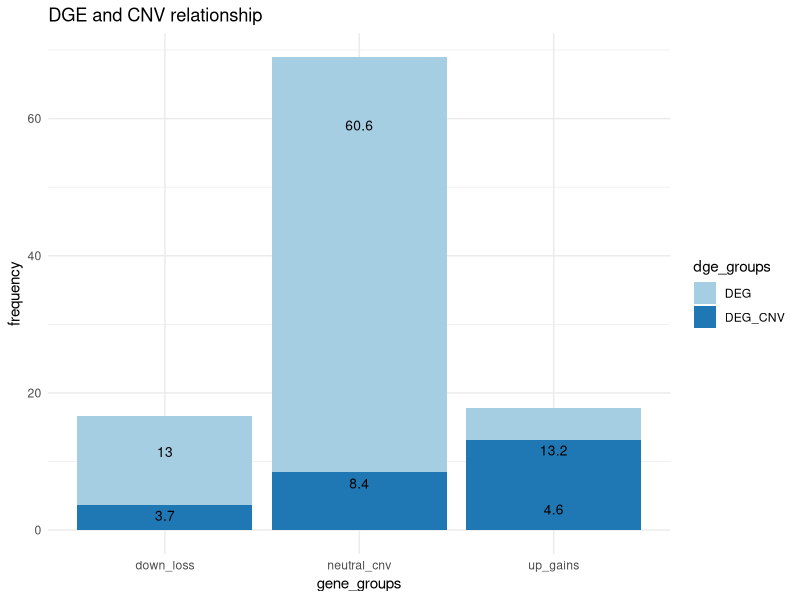

Write the R code that produced this figure. (Note: this script raises an error after producing the figure.)
#Plots
library(ggplot2)
library(ggpubr)

#Making barplot
#row.names(cnv) <- 1:nrow(cnv) cnv[1:3]
#cvn$GeneID <- rownames(cvn)
df <- data.frame(dge_groups=rep(c("DEG", "DEG_CNV"), each=3),
                 gene_groups=rep(c("up_gains", "down_loss", "neutral_cnv"),2),
                 frequency=c(4.6, 13.0, 60.6, 13.2, 3.7, 8.4))

plot <- ggplot(data=df, aes(x=gene_groups, y=frequency, fill=dge_groups)) +
  geom_bar(stat="identity")+
  geom_text(aes(y=frequency, label=frequency), vjust=1.6, 
            color="black", size=3.5)+
  labs(title="DGE and CNV relationship")+
  scale_fill_brewer(palette="Paired")+
  theme_minimal()


#preparing data for boxplot
rna_zscore_tumor <- rna_zscore_tumor %>% mutate(sample_type = "Tumor")
rna_zscore_normal <- rna_zscore_normal %>% mutate(sample_type = "Normal")

plot_data_1 <- cbind(rna_zscore_normal, cnv)  
plot_data_1$cnv <- as.factor(plot_data_1$cnv)

plot_data_2 <- cbind(rna_zscore_tumor, cnv) 
plot_data_2$cnv <- as.factor(plot_data_2$cnv)
plot_data <- rbind(plot_data_1, plot_data_2)


#Boxplot

# Compute summary statistics
summary.stats <- plot_data_2 %>%
  group_by(cnv) %>%
  get_summary_stats() %>%
  select(cnv, n)
summary.stats <- summary.stats[c(1,3,5,7,9),]

summary.plot <- ggsummarytable(
  summary.stats, x = "cnv", y = c("n"),
  ggtheme = theme_bw()
)
summary.plot


#Create boxplot
# The palette with grey:
cbPalette <- c("#0072B2", "#D55E00", "#999999", "#E69F00", "#CC79A7", "#D55E00")

bxp1 <- ggplot(plot_data, aes(x = cnv, y = rna_mean, fill = cnv)) + 
  geom_boxplot(outlier.colour="black", outlier.shape=16, outlier.size=2, notch = TRUE)+
  labs(title="CNV patterns and mRNA expression (LUAD)",x="CNV group", y = "mRNA Z-score")+
  theme_classic()
bxp1 <- bxp + scale_fill_manual(values=cbPalette)+
  font("xy.text", size = 18, color = "black", face = "bold")+
  font("title", size = 18, color = "black", face = "bold.italic")+
  font("xlab", size = 16)+
  font("ylab", size = 16)
bxp1

#Comparison boxplot Tumor vs Normal
bxp2 <- ggplot(plot_data, aes(x = cnv, y = rna_mean, fill = sample_type)) + 
  geom_boxplot(position = position_dodge())+
  labs(title="CNV patterns and mRNA expression (LUAD)",x="CNV group", y = "mRNA Z-score")+
  #theme_classic()+
  facet_wrap(~sample_type, ncol=5)
bxp2

ggarrange(
  bxp, summary.plot, ncol = 1, align = "v",
  heights = c(0.80, 0.20)
)

#Violin plot
plot_1 <- ggplot(deg, aes(x = cnv, y = difference, fill = cnv))+
  geom_violin(trim=FALSE)+
  #geom_jitter(shape=10, position=position_jitter(0.1))+
  labs(title="Copy-number-informed DEG (n=7522)",x="CN group", y = "Effect size difference (log2)")+
  geom_hline(yintercept = 0, linetype='dashed', color='blue')+
  geom_boxplot(width=0.1)+
  theme_bw()+
  theme(legend.position="none")+
  font("xy.text", size = 12, color = "black")+
  font("xlab", size = 12)+
  font("ylab", size = 12)

plot_2 <- ggplot(genes_cnvReg, aes(x = cnv, y = difference, fill = cnv))+
  geom_violin(trim=FALSE)+
  #geom_jitter(shape=10, position=position_jitter(0.1))+
  labs(title="Copy-number regulated genes (n=1309)",x="CN group", y = "Effect size difference (log2)")+
  geom_hline(yintercept = 0, linetype='dashed', color='blue')+
  geom_boxplot(width=0.1)+
  theme_bw()+
  theme(legend.position="none")+
  font("xy.text", size = 12, color = "black")+
  font("xlab", size = 12)+
  font("ylab", size = 12)

grid.arrange(barplot, plot_1, plot_2, nrow = 1)

#Scatter plot
scatterplot <- ggplot(res_allGenes, aes(x=cnv_mean, y=difference)) + 
  geom_point()+
  geom_smooth()+
  labs(title="CNV patterns and Effect size difference relationship ((|B1_2| - |B1_1|), (n = 27489 genes))",x="CNV mean", y = "Effect size difference")+
  theme_classic()+
  geom_hline(yintercept = 0, linetype='dashed', color='red')+
  geom_vline(xintercept = 2, linetype='dashed', color='blue')
scatterplot  

#Stacked Barplot
#sum(res_allGenes$gene_group == "other" & res_allGenes$cn_group == "Diploid")
data_barplot <- data.frame(
  gene_group = rep(c("DEG", "no_DEG", "not significant"), each = 4),
  cn_group = rep(c("cn_loss", "diploid", "cn_gain", "cn_amplificatin"), 3),
  number_of_genes = c(314, 3977, 3173, 58, 528, 7862, 4981, 46, 85, 1189, 860, 7)
)

data_barplot_geneDosage <- data.frame(
  gene_group = rep(c("super-dosage", "d-sensitive", "d-insensitive"), each = 6),
  cn_group = rep(c("0", "1", "2", "3", "4", "5"), 3),
  number_of_genes = c(8, 26, 30, 16, 33, 139, 0, 34, 544, 203, 204, 13, 1, 0, 1225, 483, 6, 2)
) 

barplot <- ggplot(data_barplot, aes(y = number_of_genes, x = gene_group, fill = cn_group))+
  geom_bar(stat = "identity")+
  labs(x='Gene group', y='Frequency', title='CN-informed Gene Expression, LUAD (n=23 080)')+
  scale_fill_brewer(palette="")+
  #geom_text(aes(gene_group, label = number_of_genes), size = 3, position=position_dodge2(width=0.5))+
  theme_bw()+
  #facet_wrap("cn_group")+
  guides(fill=guide_legend("CN group"))+
  font("xy.text", size = 12, color = "black")+
  font("xlab", size = 12)+
  font("ylab", size = 12)
barplot

# Volcano Plot
library(gridExtra)
# Add a column to the data frame to specify if they are UP- or DOWN- regulated (log2fc respectively positive or negative)
colnames(res_nocnv)[3] <- "B1_1"
colnames(res_cnv)[3] <- "B1_2"
res_cnv$diffexpressed <- "NO"
res_cnv$diffexpressed[res_cnv$B1_2 >= 0.6 & res_cnv$padj < 0.05] <- "UP"
res_cnv$diffexpressed[res_cnv$B1_2 <= -0.6 & res_cnv$padj < 0.05] <- "DOWN"

#Make simple graphics
p1 <- ggplot(data = res_nocnv, aes(x = B1_1, y = -log10(padj), col = diffexpressed)) +
  geom_vline(xintercept = c(-0.6, 0.6), col = "darkgreen", linetype = 'dashed') +
  geom_hline(yintercept = -log10(0.05), col = "darkgreen", linetype = 'dashed') +
  geom_point(size = 2) +
  scale_color_manual(values = c("blue", "black", "red"))+
  scale_x_continuous(breaks = seq(-14, 10, 4))+
  labs(title="DE Tum vs Norm (M1)",x="effect size (log2)")+
  theme_bw()+
  theme(legend.position="none")+
  font("xy.text", size = 12, color = "black")+
  font("xlab", size = 12)+
  font("ylab", size = 12)
p1

p2 <- ggplot(data = res_cnv, aes(x = B1_2, y = -log10(padj), col = diffexpressed)) +
  geom_vline(xintercept = c(-0.6, 0.6), col = "darkgreen", linetype = 'dashed') +
  geom_hline(yintercept = -log10(0.05), col = "darkgreen", linetype = 'dashed') +
  geom_point(size = 2) +
  scale_color_manual(values = c("blue", "black", "red"))+
  scale_x_continuous(breaks = seq(-14, 10, 4))+
  labs(title="DE Tum vs Norm (M2)",x="effect size (log2)")+
  theme_bw()+
  theme(legend.position="none")+
  font("xy.text", size = 12, color = "black")+
  font("xlab", size = 12)+
  font("ylab", size = 12)
p2

p3 <- ggplot(data = res_nocnv, aes(x = B1_1, y = -log10(padj), col = diffexpressed)) +
  geom_vline(xintercept = c(-0.6, 0.6), col = "darkgreen", linetype = 'dashed') +
  geom_hline(yintercept = -log10(0.05), col = "darkgreen", linetype = 'dashed') +
  geom_point(size = 2) +
  scale_color_manual(values = c("blue", "black", "red"))+
  scale_x_continuous(breaks = seq(-14, 10, 4))+
  labs(x="effect size (log2)")+
  theme_bw()+
  theme(legend.position="none")+
  font("xy.text", size = 12, color = "black")+
  font("xlab", size = 12)+
  font("ylab", size = 12)
p3

p4 <- ggplot(data = res_cnv, aes(x = B1_2, y = -log10(padj), col = diffexpressed)) +
  geom_vline(xintercept = c(-0.6, 0.6), col = "darkgreen", linetype = 'dashed') +
  geom_hline(yintercept = -log10(0.05), col = "darkgreen", linetype = 'dashed') +
  geom_point(size = 2) +
  scale_color_manual(values = c("black", "blue", "red"))+
  scale_x_continuous(breaks = seq(-14, 10, 4))+
  labs(x="effect size (log2)")+
  theme_bw()+
  theme(legend.position="none")+
  font("xy.text", size = 12, color = "black")+
  font("xlab", size = 12)+
  font("ylab", size = 12)
p4

res_nocnv <- stat_res_luad %>% select(B1_1, padj_1) %>% rename("padj" = "padj_1")
res_cnv <- stat_res_luad %>% select(B1_2, padj_2) %>% rename("padj" = "padj_2")
  
p5 <- ggplot(data = res_nocnv, aes(x = B1_1, y = -log10(padj), col = diffexpressed)) +
  geom_vline(xintercept = c(-0.6, 0.6), col = "darkgreen", linetype = 'dashed') +
  geom_hline(yintercept = -log10(0.05), col = "darkgreen", linetype = 'dashed') +
  geom_point(size = 2) +
  scale_color_manual(values = c("blue", "black", "red"))+
  scale_x_continuous(breaks = seq(-14, 10, 4))+
  labs(x="effect size (log2)")+
  theme_bw()+
  theme(legend.position="none")+
  font("xy.text", size = 12, color = "black")+
  font("xlab", size = 12)+
  font("ylab", size = 12)
p5

#delete rows by name
res_nocnv <- res_nocnv[!(row.names(res_nocnv) %in% c("PYCR1")),]

p6 <- ggplot(data = res_cnv, aes(x = B1_2, y = -log10(padj), col = diffexpressed)) +
  geom_vline(xintercept = c(-0.6, 0.6), col = "darkgreen", linetype = 'dashed') +
  geom_hline(yintercept = -log10(0.05), col = "darkgreen", linetype = 'dashed') +
  geom_point(size = 2) +
  scale_color_manual(values = c("blue", "black", "red"))+
  scale_x_continuous(breaks = seq(-14, 10, 4))+
  labs(x="effect size (log2)")+
  theme_bw()+
  theme(legend.position="none")+
  font("xy.text", size = 12, color = "black")+
  font("xlab", size = 12)+
  font("ylab", size = 12)
p6

#Plots
grid.arrange(p1, p2, p3, p4, p5, p6, nrow = 3)
#grid.arrange(g2, arrangeGrob(g3, g4, ncol=2), nrow = 2)

#Density plot

ggplot(resFit_merged, aes(Difference)) +
  geom_histogram(bins = 1000) +
  xlim(-4,4) +
  labs(title="B1 difference") +
  theme_classic()

ggplot(resFit_plot,aes(x=B1, fill = Group)) + 
  geom_histogram(data=subset(resFit_plot,Group == 'B1_1'),alpha =0.6, bins = 1000) +
  geom_histogram(data=subset(resFit_plot,Group == 'B1_2'), alpha =0.6, bins = 1000) +
  xlim(-7,12) +
  labs(title="B1 parameters density (MAP) test 2") +
  theme(legend.position="bottom", legend.box = "horizontal") + 
  theme_classic()

#Scatter plot
# scatter NV vs DP
scatter_plot = ggplot(statRes_map_CNV, aes(x = cnv_mean, y = Log2FC)) +
  geom_point(aes(color = cnv_type), size = .8) +
  theme(legend.position = 'bottom') +
  labs(title = "CNV correcrtion") +
  geom_hline(yintercept=0, linetype="dashed", color = "black") +
  geom_hline(yintercept=1, linetype="dashed", color = "blue") +
  geom_hline(yintercept=-1, linetype="dashed", color = "blue") +
  geom_vline(xintercept = 1.8, color = "blue", size = 0.4) +
  geom_vline(xintercept = 2.5, color = "blue", size = 0.4) +
  geom_vline(xintercept = 4, color = "blue", size = 0.4) +
  theme_classic()
#facet_wrap(~FILTER) +
scatter_plot




